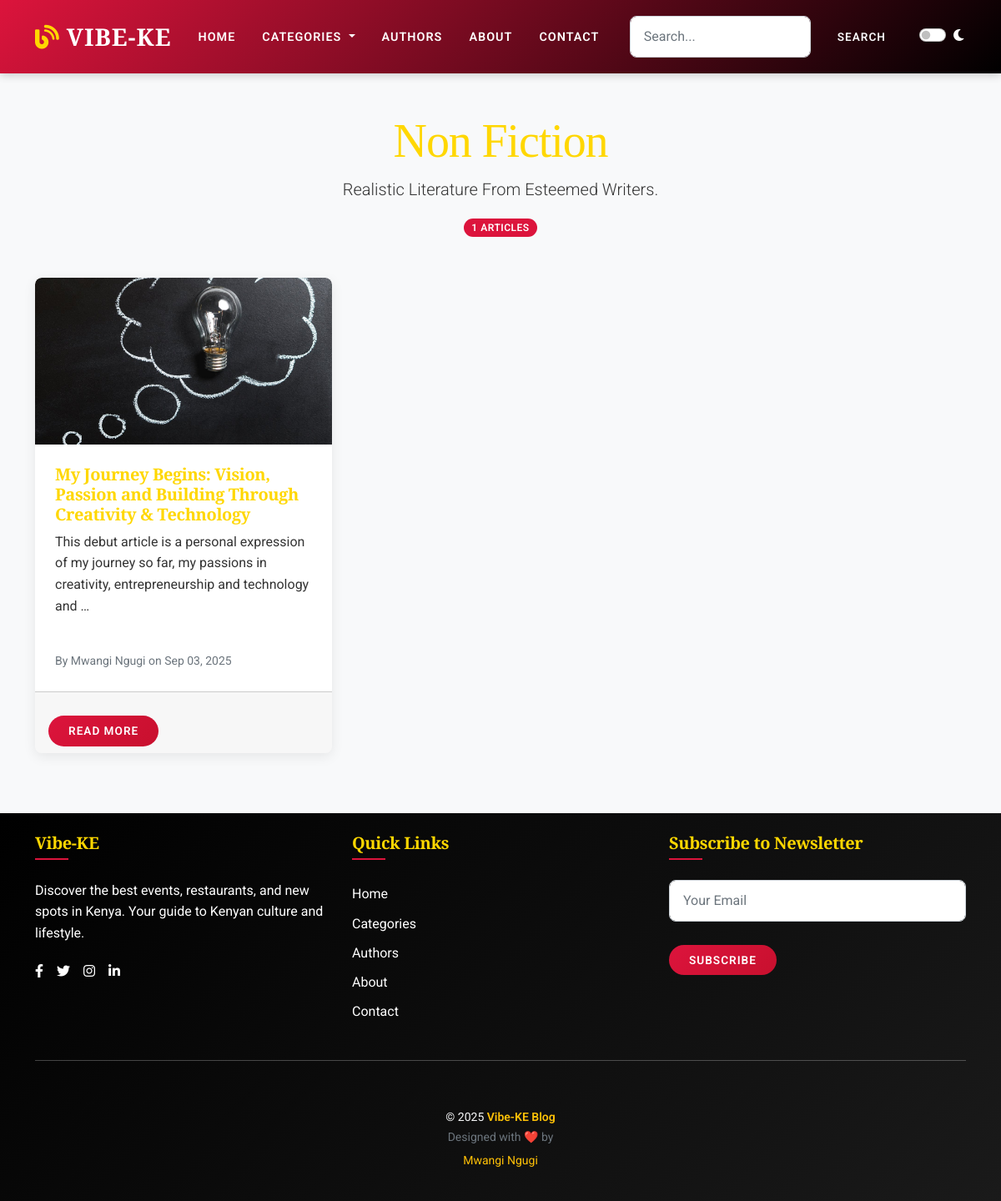
The page /categories/non-fiction/ on the database its author committed.
### categories/models.py (models this page shows, shortened)
class Category(models.Model):
    name = models.CharField(max_length=100, unique=True)
    slug = models.SlugField(max_length=100, unique=True, blank=True)
    description = models.TextField(blank=True, help_text="Description of the category")
    icon = models.CharField(max_length=50, blank=True, help_text="Icon class for UI representation (e.g., fas fa-utensils)")
    order = models.IntegerField(default=0, help_text="Display order (lower numbers first)")
    is_active = models.BooleanField(default=True)
    created_date = models.DateTimeField(auto_now_add=True)
    updated_date = models.DateTimeField(auto_now=True)
    class Meta:
        verbose_name_plural = "Categories"
        ordering = ['order', 'name']
    def article_count(self):
        return self.articles.filter(is_published=True).count()

### articles/models.py (models this page shows, shortened)
class Article(models.Model):
    title = models.CharField(max_length=200)
    slug = models.SlugField(max_length=200, unique=True, blank=True)
    excerpt = models.TextField(blank=True, help_text="Short summary of the article")
    content = models.TextField(help_text="Main content of the article")
    author = models.ForeignKey(Author, on_delete=models.CASCADE, related_name='articles')
    category = models.ForeignKey(Category, on_delete=models.CASCADE, related_name='articles')
    featured_image = models.ImageField(upload_to='articles/images/', blank=True, null=True)
    is_featured = models.BooleanField(default=False, help_text="Is this a featured article?")
    is_published = models.BooleanField(default=False, help_text="Is this article published?")
    published_date = models.DateTimeField(blank=True, null=True, help_text="Date when published")
    created_date = models.DateTimeField(auto_now_add=True)
    updated_date = models.DateTimeField(auto_now=True)
    view_count = models.PositiveIntegerField(default=0, help_text="Number of views")
    class Meta:
        ordering = ['-created_date']
        verbose_name_plural = "Articles"
    def get_absolute_url(self):
        return reverse('articles:article_detail', kwargs={'slug': self.slug})

### authors/models.py (models this page shows, shortened)
class Author(AbstractUser):
    bio = models.TextField(blank=True, help_text="Author's biography")
    profile_image = models.ImageField(upload_to='authors/profiles/', blank=True, null=True)
    date_joined = models.DateTimeField(auto_now_add=True)
    is_active = models.BooleanField(default=True)

### categories/views.py (the view)
# urls.py: path('<slug:slug>/', views.category_detail, name='category_detail'),
def category_detail(request, slug):
    category = get_object_or_404(Category, slug=slug, is_active=True)
    articles = Article.objects.filter(
        category=category,
        is_published=True
    ).order_by('-published_date')
    paginator = Paginator(articles, 10)  # Show 10 articles per page
    page_number = request.GET.get('page')
    page_obj = paginator.get_page(page_number)
    context = {
        'category': category,
        'page_obj': page_obj,
    }
    return render(request, 'categories/category_detail.html', context)

### templates/categories/category_detail.html (shortened to what this page needs)
{% extends 'base.html' %}
{% block content %}
<section class="py-5">
    <div class="container">
        <div class="text-center mb-5">
            <h1 class="display-4">{{ category.name }}</h1>
            <p class="lead">{{ category.description }}</p>
            <span class="badge bg-primary">{{ category.article_count }} articles</span>
        </div>
        {% if page_obj %}
        <div class="row">
            {% for article in page_obj %}
            <div class="col-lg-4 col-md-6 mb-4">
                <div class="card h-100">
                    {% if article.featured_image %}
                    <img src="{{ article.featured_image.url }}" class="card-img-top"
                        alt="{{ article.title }}" style="height: 200px; object-fit: cover;">
                    {% endif %}
                    <div class="card-body d-flex flex-column">
                        <h5 class="card-title">{{ article.title }}</h5>
                        <p class="card-text">{{ article.excerpt|truncatewords:20 }}</p>
                        <div class="mt-auto">
                            <small class="text-muted">
                                By {{ article.author.get_full_name }} on {{ article.published_date|date:"M d, Y" }}
                            </small>
                        </div>
                    </div>
                    <div class="card-footer">
                        <a href="{{ article.get_absolute_url }}" class="btn btn-primary">Read More</a>
                    </div>
                </div>
            </div>
            {% endfor %}
        </div>
        {% else %}
        <div class="text-center py-5">
            <h3>No articles found in this category</h3>
            <p class="text-muted">Check back later for new content.</p>
        </div>
        {% endif %}
    </div>
</section>
{% endblock %}

### blog/static/css/custom/style.css (style rules this page uses)
:root { --kenyan-red: #dc143c; --kenyan-green: #006400; --kenyan-black: #000000; --kenyan-white: #ffffff; --kenyan-beige: #f5deb3; --kenyan-brown: #8b4513; --kenyan-gold: #ffd700; }
body { font-family: "Roboto", "Helvetica Neue", Arial, sans-serif; line-height: 1.6; background-color: #f8f9fa; color: #333; }
a { text-decoration: none; }
h1, h2, h3, h4, h5, h6 { font-family: "Playfair Display", "Georgia", serif; font-weight: 700; color: var(--kenyan-gold); letter-spacing: -0.02em; }
h1, h2 { color: var(--kenyan-gold) !important; }
.card { transition: all 0.4s cubic-bezier(0.175, 0.885, 0.32, 1.275); border: none; background: #fff; border-radius: 8px; box-shadow: 0 4px 15px rgba(0, 0, 0, 0.08); overflow: hidden; margin-bottom: 1.5rem; }
.card-img-top { border-top-left-radius: 8px; border-top-right-radius: 8px; height: 200px; object-fit: cover; }
.card-body { padding: 1.5rem; }
.btn { font-weight: 600; border-radius: 50px; padding: 0.5rem 1.5rem; text-transform: uppercase; letter-spacing: 1px; font-size: 0.85rem; transition: all 0.3s ease; border: none; margin-top: 1.5em; box-shadow: none; }
.btn-primary { background: linear-gradient(135deg, var(--kenyan-red) 0%, #c8102e 100%); color: white; z-index: 1000; }
.badge { font-weight: 600; border-radius: 50px; padding: 0.4em 0.8em; text-transform: uppercase; letter-spacing: 0.5px; font-size: 0.75rem; }
.badge.bg-primary { background-color: var(--kenyan-red) !important; }
.bg-primary { background-color: var(--kenyan-red) !important; }

### blog/static/css/custom/dark-mode.css (style rules this page uses)
:root { --dark-bg: #121212; --dark-card-bg: #1e1e1e; --dark-text: #e0e0e0; --dark-text-secondary: #b0b0b0; --dark-border: #333; --dark-primary: #fda10d; --dark-primary-hover: #fda10d; }

### rows shown on the page
Category: name "Non Fiction", description "Realistic Literature From Esteemed Writers.", article_count "1"
Article: featured_image (picture), title "My Journey Begins: Vision, Passion and Building Through Creativity & Technology", excerpt "This debut article is a personal expression of my journey so far, my passions in creativity, entrepreneurship and technology and …", author.get_full_name "Mwangi Ngugi", published_date "Sep 03, 2025"
